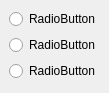
                 <widget class="QWidget" name="page_8">
                  <property name="geometry">
                   <rect>
                    <x>0</x>
                    <y>0</y>
                    <width>105</width>
                    <height>93</height>
                   </rect>
                  </property>
                  <attribute name="label">
                   <string>Page 2</string>
                  </attribute>
                  <layout class="QVBoxLayout">
                   <property name="spacing">
                    <number>6</number>
                   </property>
                   <property name="margin">
                    <number>9</number>
                   </property>
                   <item>
                    <widget class="QRadioButton" name="radioButton_12">
                     <property name="text">
                      <string>RadioButton</string>
                     </property>
                    </widget>
                   </item>
                   <item>
                    <widget class="QRadioButton" name="radioButton_13">
                     <property name="text">
                      <string>RadioButton</string>
                     </property>
                    </widget>
                   </item>
                   <item>
                    <widget class="QRadioButton" name="radioButton_14">
                     <property name="text">
                      <string>RadioButton</string>
                     </property>
                    </widget>
                   </item>
                  </layout>
                 </widget>
